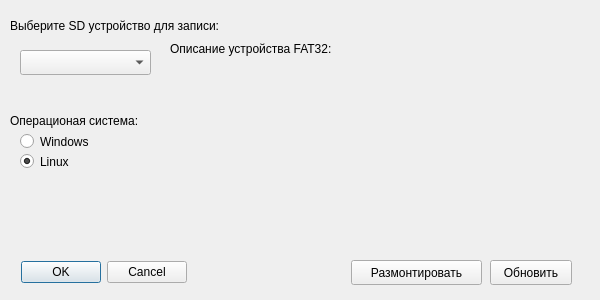
<?xml version="1.0" encoding="UTF-8"?>
<ui version="4.0">
 <class>Dialog</class>
 <widget class="QDialog" name="Dialog">
  <property name="geometry">
   <rect>
    <x>0</x>
    <y>0</y>
    <width>600</width>
    <height>300</height>
   </rect>
  </property>
  <property name="windowTitle">
   <string>Dialog</string>
  </property>
  <widget class="QLabel" name="label">
   <property name="geometry">
    <rect>
     <x>10</x>
     <y>10</y>
     <width>251</width>
     <height>31</height>
    </rect>
   </property>
   <property name="text">
    <string>Выберите SD устройство для записи:</string>
   </property>
  </widget>
  <widget class="QDialogButtonBox" name="buttonBox">
   <property name="geometry">
    <rect>
     <x>20</x>
     <y>260</y>
     <width>167</width>
     <height>25</height>
    </rect>
   </property>
   <property name="standardButtons">
    <set>QDialogButtonBox::Cancel|QDialogButtonBox::Ok</set>
   </property>
  </widget>
  <widget class="QPushButton" name="pushButton">
   <property name="geometry">
    <rect>
     <x>490</x>
     <y>260</y>
     <width>82</width>
     <height>25</height>
    </rect>
   </property>
   <property name="text">
    <string>Обновить</string>
   </property>
  </widget>
  <widget class="QComboBox" name="comboBox">
   <property name="geometry">
    <rect>
     <x>20</x>
     <y>50</y>
     <width>131</width>
     <height>25</height>
    </rect>
   </property>
  </widget>
  <widget class="QLabel" name="label_2">
   <property name="geometry">
    <rect>
     <x>180</x>
     <y>60</y>
     <width>701</width>
     <height>181</height>
    </rect>
   </property>
   <property name="text">
    <string/>
   </property>
  </widget>
  <widget class="QLabel" name="label_3">
   <property name="geometry">
    <rect>
     <x>170</x>
     <y>40</y>
     <width>211</width>
     <height>17</height>
    </rect>
   </property>
   <property name="text">
    <string>Описание устройства FAT32:</string>
   </property>
  </widget>
  <widget class="QLabel" name="label_4">
   <property name="geometry">
    <rect>
     <x>10</x>
     <y>100</y>
     <width>161</width>
     <height>41</height>
    </rect>
   </property>
   <property name="text">
    <string>Операционая система:</string>
   </property>
  </widget>
  <widget class="QRadioButton" name="radioButton">
   <property name="geometry">
    <rect>
     <x>20</x>
     <y>130</y>
     <width>105</width>
     <height>23</height>
    </rect>
   </property>
   <property name="text">
    <string>Windows</string>
   </property>
  </widget>
  <widget class="QRadioButton" name="radioButton_2">
   <property name="geometry">
    <rect>
     <x>20</x>
     <y>150</y>
     <width>105</width>
     <height>23</height>
    </rect>
   </property>
   <property name="text">
    <string>Linux</string>
   </property>
   <property name="checked">
    <bool>true</bool>
   </property>
  </widget>
  <widget class="QPushButton" name="pushButton_2">
   <property name="geometry">
    <rect>
     <x>351</x>
     <y>260</y>
     <width>131</width>
     <height>25</height>
    </rect>
   </property>
   <property name="text">
    <string>Размонтировать</string>
   </property>
  </widget>
 </widget>
 <resources/>
 <connections/>
</ui>
